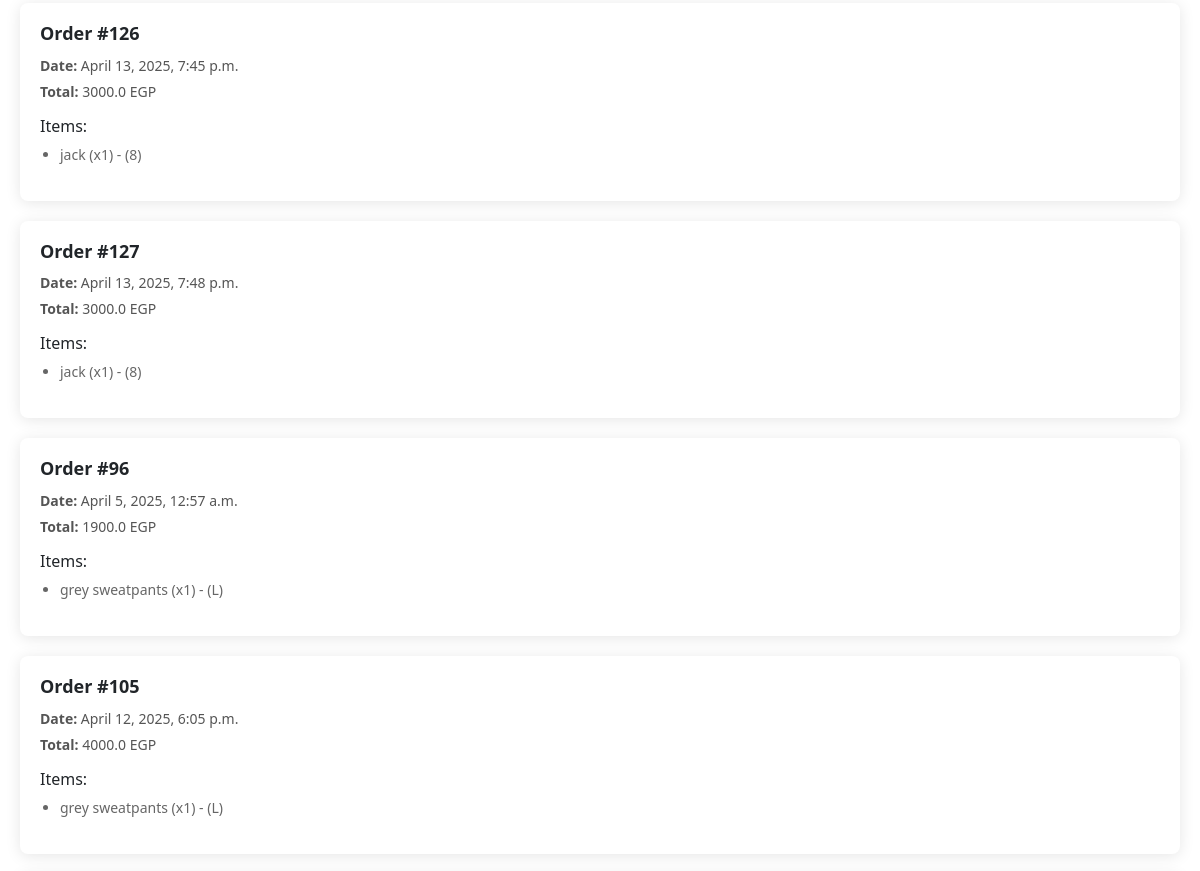
The page /account/profile (signed in, middle part) on the database as committed earlier.
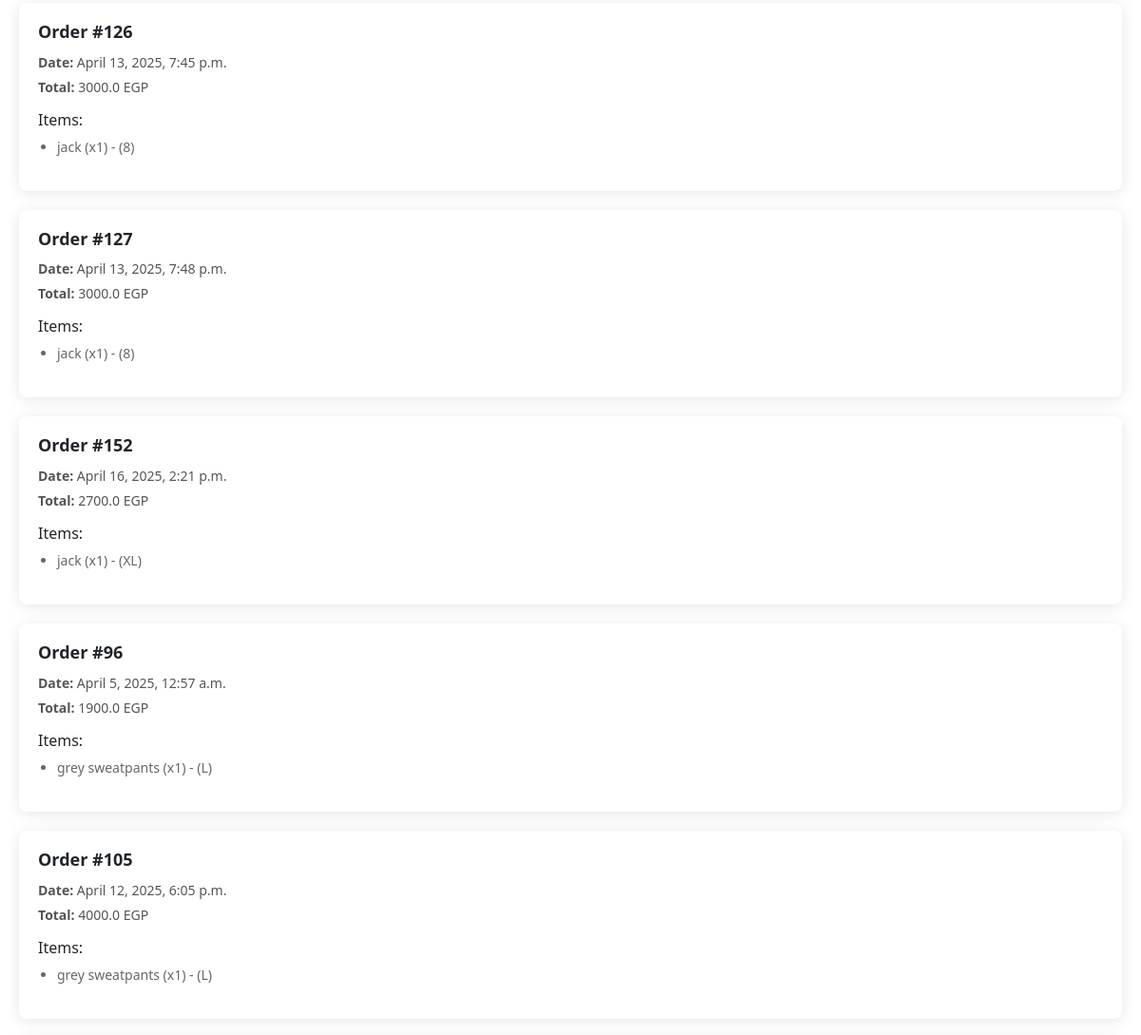
The same page on the database as committed later.
### app/models.py (models this page shows, shortened)
class Order(models.Model):
    user = models.ForeignKey(User, on_delete=models.CASCADE, blank=True, null=True)
    first_name = models.CharField(max_length=50, null=True, blank=True)
    last_name = models.CharField(max_length=50, null=True, blank=True)
    address = models.CharField(max_length=250, null=True, blank=True)
    email = models.EmailField(max_length=300, null=True, blank=True)
    phone = models.CharField(max_length=20, null=True, blank=True)
    total_price = models.FloatField(null=True, blank=True)
    paid_amount = models.DecimalField(max_digits=10, decimal_places=2, null=True, blank=True)
    created_at = models.DateTimeField(auto_now_add=True, blank=True)
    message = models.TextField(null=True, blank=True)
    vendors = models.ManyToManyField(Vendor, related_name='orders', null=True,blank=True)
    shipped = models.BooleanField(default=False)

class OrderItem(models.Model):
    order = models.ForeignKey(Order, related_name='items',on_delete=models.CASCADE, blank=True,null=True)
    product = models.ForeignKey(Product, on_delete=models.CASCADE, blank=True, null=True)
    vendor = models.ForeignKey(Vendor, related_name='items', on_delete=models.CASCADE, null=True,blank=True)
    price = models.DecimalField(max_digits=10, decimal_places=2, null=True, blank=True)
    quantity = models.PositiveIntegerField(default=1, null=True, blank=True)
    size = models.CharField(max_length=100, null=True, blank=True)  # You can replace 'size' with any other variation type like color.

class Product(models.Model):
    VARIANTS = (
        ('None', 'None'),
        ('Size', 'Size'),
    )
    total_quantity = models.IntegerField()
    vendor = models.ForeignKey(Vendor, on_delete=models.CASCADE, related_name='products', null=True, blank=True)  # Link product to a vendor
    availability = models.IntegerField(null=True)
    featured_image = models.ImageField(upload_to='media/product_imgs', max_length=255, blank=True, null=True)
    product_name = models.CharField(max_length=600)
    Brand = models.ForeignKey(Brand, related_name='products', on_delete=models.CASCADE, null=True)
    price = models.IntegerField()
    discount = models.IntegerField()
    tax = models.IntegerField(null=True)
    variant = models.CharField(max_length=10, choices=VARIANTS, default='None')
    packing_cost = models.IntegerField(null=True)
    product_information = models.CharField(max_length=900, null=True)
    model_name = models.CharField(max_length=900)
    categories = models.ForeignKey(Category, related_name='products', on_delete=models.CASCADE)
    color = models.ManyToManyField(Color, related_name='products', null=True)
    tags = models.CharField(max_length=900)
    description = models.CharField(max_length=900, null=True)
    section = models.ForeignKey(Section, on_delete=models.DO_NOTHING)
    slug = models.SlugField(default='', max_length=900, null=True, blank=True)
    main_categorys = models.ForeignKey(Main_Category, on_delete=models.CASCADE, null=True, blank=True)
    class Meta:
        db_table = "app_Product"

### app/views.py (the view)
# urls.py: path('account/profile', views.Profile, name='profile'),
@login_required(login_url='/accounts/login/')
def Profile(request):
    sub_category = Sub_Category.objects.all()
    categories = Category.objects.all()
    main_category = Main_Category.objects.all()
    try:
        vendor = Vendor.objects.get(user=request.user)
        products = Product.objects.filter(vendor=vendor)
        orders = Order.objects.filter(items__product__vendor=vendor).distinct()
        for order in orders:
            order.order_items = OrderItem.objects.filter(order=order, product__vendor=vendor)
        context = {
            'orders': orders,
            'categories': categories,
            'products': products,
            'main_category': main_category,
            'sub_category': sub_category,
        }
        return render(request, 'profile/profile.html', context)
    except Vendor.DoesNotExist:
        orders = Order.objects.filter(user=request.user)
        for order in orders:
            order.order_items = OrderItem.objects.filter(order=order)
        context = {
            'orders': orders,
            'categories': categories,
            'main_category': main_category,
        }
        return render(request, 'profile/profile.html', context)

### app/context_processors.py (called while the page is built)
def wishlist_count(request):
    if request.user.is_authenticated:
        return {'wishlist_count': Wishlist.objects.filter(user=request.user).count()}
    return {'wishlist_count': 0}

### app/templates/profile/profile.html (shortened to what this page needs)
{% extends 'app/base.html'%}
{% load static %}
{% block content %}
<div class="orders-section">
    {% if orders %}
        <div class="order-list">
            {% for order in orders %}
                <div class="order-card">
                    <h5>Order #{{ order.id }}</h5>
                    <p><strong>Date:</strong> {{ order.created_at }}</p>
                    <p><strong>Total:</strong> {{ order.total_price }} EGP</p>
                    <div class="items-list">
                        <h6>Items:</h6>
                        <ul>
                            {% for item in order.order_items %}
                                <li>{{ item.product.product_name }} (x{{ item.quantity }}) - ({{item.size}})</li>
                            {% endfor %}
                        </ul>
                    </div>
                </div>
            {% endfor %}
        </div>
    {% else %}
        <p class="no-orders">No orders have been placed.</p>
    {% endif %}
</div>
{% endblock %}

Rows that differ between the two databases and show on the page:
added Order: id "152", created_at "April 16, 2025, 2:21 p.m.", total_price "2700.0"
added OrderItem: product.product_name "jack", quantity "1", size "XL", shown under "152"
